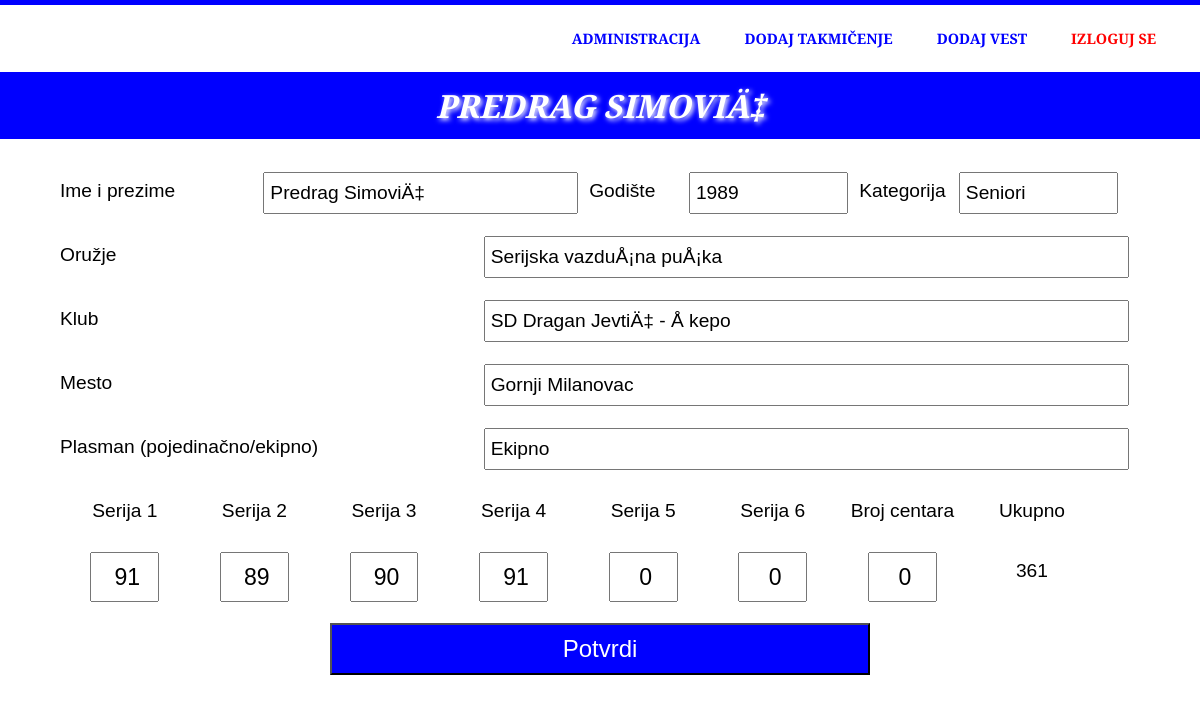
The app's page /admin/editTakmicara.php?table=34_takmicenje_12455025&idTakmicara=2&idTakmicenja=34 (signed in) with its own data.
### tables this page shows
CREATE TABLE `34_takmicenje_12455025` (
  `id` int(5) NOT NULL,
  `takmicar` varchar(50) NOT NULL,
  `godiste` int(4) NOT NULL,
  `kategorija` varchar(20) NOT NULL,
  `plasman` varchar(20) NOT NULL,
  `oruzje` varchar(50) NOT NULL,
  `klub` varchar(50) NOT NULL,
  `mesto` varchar(50) NOT NULL,
  `serija1` int(3) NOT NULL DEFAULT '0',
  `serija2` int(3) NOT NULL DEFAULT '0',
  `serija3` int(3) NOT NULL DEFAULT '0',
  `serija4` int(3) NOT NULL DEFAULT '0',
  `serija5` int(3) NOT NULL DEFAULT '0',
  `serija6` int(3) NOT NULL DEFAULT '0',
  `ukupno` int(3) NOT NULL DEFAULT '0',
  `brojcentara` int(3) NOT NULL DEFAULT '0'
);

### admin/editTakmicara.php (the view, shortened to what this page needs)
<?php
	include "../db/db_kontakt.php";
?>
<!DOCTYPE html>
<html lang="en">
	<head>
		<link rel="stylesheet" href="css/style.css" />
		<link rel="stylesheet" href="css/animation.css" />
	</head>
<?php
		if(@$_SESSION['admin']){
?>
	<body>
		<div id="wrapper">
			<header>
				<menu>
					<ul>
						<li><a href="dashboard.php">Administracija</a></li>
						<li><a href="novoTakmicenje.php">Dodaj takmičenje</a></li>
						<li><a href="novaVest.php?opcija=dodajVest">Dodaj vest</a></li>
						<li class="izlog"><a class="logout" href="logout.php">Izloguj se</a></li>
					</ul>
				</menu>
			</header>
			<div class="image">
				<div class="probaNaslov">
<?php
				if($_GET["table"] and $_GET["idTakmicara"]){
					$id = $_GET["idTakmicara"];
					$table = $_GET["table"];
					$upit = "select takmicar from $table where id='$id'";
					$rez = $db_admin -> query($upit);
					$obj = mysqli_fetch_object($rez);
					$takmicar = $obj -> takmicar;
				}
?>
					<h1><?php echo $takmicar; ?></h1>
				</div>
			</div>
			<div id="main">
				<div class="glavno">
<?php
				$upit = "select * from $table where id='$id'";
				$rez = $db_admin -> query($upit);
				while($obj = mysqli_fetch_object($rez)){
					$takmicar = $obj ->takmicar;
					$godiste = $obj -> godiste;
					$kategorija = $obj -> kategorija;
					$oruzje = $obj -> oruzje;
					$klub = $obj -> klub;
					$mesto = $obj -> mesto;
					$serija1 = $obj -> serija1;
					$serija2 = $obj -> serija2;
					$serija3 = $obj -> serija3;
					$serija4 = $obj -> serija4;
					$serija5 = $obj -> serija5;
					$serija6 = $obj -> serija6;
					$ukupno = $obj -> ukupno;
					$brojCentara = $obj -> brojcentara;
					$plasman = $obj -> plasman;
				}
?>
					<div id="dodavanje">
						<div class="forma">
							<form action="dodajTakmicara.php" method="post">
								<div class="sekcija">
									<section class="ceoTakmicar">
										<label>Ime i prezime</label>
										<input type="text" name="takmicar"  value="<?php echo $takmicar; ?>"/>
									</section>
									<section class="takmicar">
										<label>Godište</label>
										<input type="text" name="godiste"  value="<?php echo $godiste; ?>"/>
									</section>
									<section class="takmicar">
										<label>Kategorija</label>
										<input type="text" name="kategorija"  value="<?php echo $kategorija; ?>"/>
									</section>
								</div>
									<section class="takmicarOstatak">
										<label>Oružje</label>
										<input type="text" name="oruzje" value="<?php echo $oruzje; ?>"/>
									</section>
									<section class="takmicarOstatak">
										<label>Klub</label>
										<input type="text" name="klub" value="<?php echo $klub; ?>"/>
									</section>
									<section class="takmicarOstatak">
										<label>Mesto</label>
										<input type="text" name="mesto" value="<?php echo $mesto; ?>"/>
									</section>
									<section class="takmicarOstatak">
										<label>Plasman (pojedinačno/ekipno)</label>
										<input type="text" name="plasman" value="<?php echo $plasman; ?>"/>
									</section>
									<section class="rezultat">
										<div class="rezSerija">Serija 1</div>
										<div class="rezSerija">Serija 2</div>
										<div class="rezSerija">Serija 3</div>
										<div class="rezSerija">Serija 4</div>
										<div class="rezSerija">Serija 5</div>
										<div class="rezSerija">Serija 6</div>
										<div class="rezSerija">Broj centara</div>
										<div class="rezSerija">Ukupno</div>
									</section>
									<section class="rezultat">
										<div class="rezSerija"><input type="text" name="serija1" value="<?php echo $serija1; ?>" /></div>
										<div class="rezSerija"><input type="text" name="serija2" value="<?php echo $serija2; ?>" /></div>
										<div class="rezSerija"><input type="text" name="serija3" value="<?php echo $serija3; ?>" /></div>
										<div class="rezSerija"><input type="text" name="serija4" value="<?php echo $serija4; ?>" /></div>
										<div class="rezSerija"><input type="text" name="serija5" value="<?php echo $serija5; ?>" /></div>
										<div class="rezSerija"><input type="text" name="serija6" value="<?php echo $serija6; ?>" /></div>
										<div class="rezSerija"><input type="text" name="brojCentara" value="<?php echo $brojCentara; ?>" /></div>
										<div class="rezSerija"><?php echo $ukupno; ?></div>
									</section>
									<section class="submit">
										<input class="button" type="submit" name="izmeni_takmicara" value="Potvrdi" />
									</section>
								</form>
							</div>
						</div>
				</div>
			</div>
		</div>
	</body>
<?php
		}
?>
</html>

### admin/css/style.css (style rules this page uses)
* { padding: 0; margin: 0; transition: all .5s ease; font-family: 'Merriweather Sans', sans-serif; }
body { border-top: 5px solid blue; }
header { color: blue; background-color: white; padding: 1%; overflow: hidden; }
menu { text-align: right; margin-right: 1%; font-size: .9em; margin-right: 1%; }
menu ul { list-style-type: none; }
menu li { display: inline-block; text-align: center; line-height: 2em; }
menu li a { display: block; text-decoration: none; color: blue; line-height: 3em; padding: 0 20px; cursor: pointer; text-transform: uppercase; font-weight: bold; }
menu li a.logout { color: red; }
.image { background-color: blue; }
.image .probaNaslov { color: white; text-align: center; padding: 1% 0; text-transform: uppercase; font-weight: bold; text-shadow: 2px 2px 5px white; font-style: italic; }
#main { background-color: white; }
#main .glavno { width: 100%; max-width: 1080px; margin: 0 auto; }
#dodavanje { text-align: center; width: 100%; margin-top: 2%; }
#dodavanje .forma { width: 100%; margin-top: 2%; }
#dodavanje section { width: 50%; line-height: 2em; float: left; margin: 1% 0; }
#dodavanje label { float: left; width: 45%; font-size: 1.2em; text-align: right; line-height: 2em; margin-right: 1%; }
#dodavanje input { text-align: left; line-height: 2em; font-size: 1.2em; text-indent: 5px; width: 50%; }
#dodavanje .submit { width: 100%; }
#dodavanje .submit { text-align: center; margin-top: 1%; }
#dodavanje .button { text-align: center; background-color: blue; color: white; font-size: 1.5em; text-indent: 0; padding: 0 10%; margin-left: 0; }
#dodavanje .sekcija { width: 100%; overflow: hidden; }
#dodavanje .takmicar { line-height: 2em; float: left; width: 24%; margin-right: 1%; }
#dodavanje .takmicar label { width: 10%; text-align: left; float: left; }
#dodavanje .takmicar input { width: 60%; float: right; }
#dodavanje .ceoTakmicar { line-height: 2em; float: left; width: 48%; margin-right: 1%; }
#dodavanje .ceoTakmicar label { width: 30%; text-align: left; float: left; }
#dodavanje .ceoTakmicar input { width: 60%; float: right; }
#dodavanje .takmicarOstatak { width: 99%; float: left; margin-right: 1%; }
#dodavanje .takmicarOstatak label { width: 30%; text-align: left; float: left; }
#dodavanje .takmicarOstatak input { width: 60%; float: right; }
#dodavanje .rezultat { width: 100%; }
#dodavanje .rezSerija { width: 12%; float: left; font-size: 1.2em; line-height: 2em; }
#dodavanje .rezSerija input { text-align: center; }

### records on screen
34_takmicenje_12455025: takmicar "PREDRAG SIMOVIÄ‡", takmicar "Predrag SimoviÄ‡", godiste "1989", kategorija "Seniori", oruzje "Serijska vazduÅ¡na puÅ¡ka", klub "SD Dragan JevtiÄ‡ - Å kepo", mesto "Gornji Milanovac", plasman "Ekipno", serija1 "91", serija2 "89", serija3 "90", serija4 "91", serija5 "0", serija6 "0", brojCentara "0", ukupno "361"
